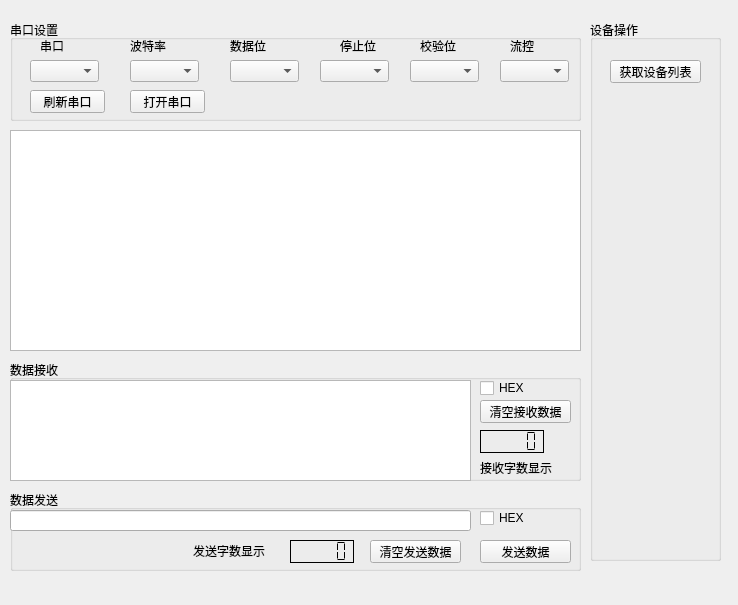
<?xml version="1.0" encoding="UTF-8"?>
<ui version="4.0">
 <class>Widget</class>
 <widget class="QWidget" name="Widget">
  <property name="geometry">
   <rect>
    <x>0</x>
    <y>0</y>
    <width>738</width>
    <height>605</height>
   </rect>
  </property>
  <property name="windowTitle">
   <string>Widget</string>
  </property>
  <widget class="QGroupBox" name="groupBox">
   <property name="geometry">
    <rect>
     <x>10</x>
     <y>20</y>
     <width>571</width>
     <height>101</height>
    </rect>
   </property>
   <property name="title">
    <string>串口设置</string>
   </property>
   <widget class="QLabel" name="label">
    <property name="geometry">
     <rect>
      <x>30</x>
      <y>20</y>
      <width>54</width>
      <height>12</height>
     </rect>
    </property>
    <property name="text">
     <string>串口</string>
    </property>
   </widget>
   <widget class="QComboBox" name="serialPortComboBox">
    <property name="geometry">
     <rect>
      <x>20</x>
      <y>40</y>
      <width>69</width>
      <height>22</height>
     </rect>
    </property>
   </widget>
   <widget class="QComboBox" name="baudRateComboBox">
    <property name="geometry">
     <rect>
      <x>120</x>
      <y>40</y>
      <width>69</width>
      <height>22</height>
     </rect>
    </property>
   </widget>
   <widget class="QComboBox" name="dataBitComboBox">
    <property name="geometry">
     <rect>
      <x>220</x>
      <y>40</y>
      <width>69</width>
      <height>22</height>
     </rect>
    </property>
   </widget>
   <widget class="QComboBox" name="stopBitComboBox">
    <property name="geometry">
     <rect>
      <x>310</x>
      <y>40</y>
      <width>69</width>
      <height>22</height>
     </rect>
    </property>
   </widget>
   <widget class="QComboBox" name="parityComboBox">
    <property name="geometry">
     <rect>
      <x>400</x>
      <y>40</y>
      <width>69</width>
      <height>22</height>
     </rect>
    </property>
   </widget>
   <widget class="QLabel" name="label_2">
    <property name="geometry">
     <rect>
      <x>120</x>
      <y>20</y>
      <width>54</width>
      <height>12</height>
     </rect>
    </property>
    <property name="text">
     <string>波特率</string>
    </property>
   </widget>
   <widget class="QLabel" name="label_3">
    <property name="geometry">
     <rect>
      <x>220</x>
      <y>20</y>
      <width>54</width>
      <height>12</height>
     </rect>
    </property>
    <property name="text">
     <string>数据位</string>
    </property>
   </widget>
   <widget class="QLabel" name="label_4">
    <property name="geometry">
     <rect>
      <x>330</x>
      <y>20</y>
      <width>54</width>
      <height>12</height>
     </rect>
    </property>
    <property name="text">
     <string>停止位</string>
    </property>
   </widget>
   <widget class="QLabel" name="label_5">
    <property name="geometry">
     <rect>
      <x>410</x>
      <y>20</y>
      <width>54</width>
      <height>12</height>
     </rect>
    </property>
    <property name="text">
     <string>校验位</string>
    </property>
   </widget>
   <widget class="QPushButton" name="freshSerialPortButton">
    <property name="geometry">
     <rect>
      <x>20</x>
      <y>70</y>
      <width>75</width>
      <height>23</height>
     </rect>
    </property>
    <property name="text">
     <string>刷新串口</string>
    </property>
   </widget>
   <widget class="QComboBox" name="flowControlComboBox">
    <property name="geometry">
     <rect>
      <x>490</x>
      <y>40</y>
      <width>69</width>
      <height>22</height>
     </rect>
    </property>
   </widget>
   <widget class="QLabel" name="label_6">
    <property name="geometry">
     <rect>
      <x>500</x>
      <y>20</y>
      <width>54</width>
      <height>12</height>
     </rect>
    </property>
    <property name="text">
     <string>流控</string>
    </property>
   </widget>
   <widget class="QPushButton" name="openSerialPortButton">
    <property name="geometry">
     <rect>
      <x>120</x>
      <y>70</y>
      <width>75</width>
      <height>23</height>
     </rect>
    </property>
    <property name="text">
     <string>打开串口</string>
    </property>
   </widget>
  </widget>
  <widget class="QGroupBox" name="groupBox_2">
   <property name="geometry">
    <rect>
     <x>10</x>
     <y>360</y>
     <width>571</width>
     <height>121</height>
    </rect>
   </property>
   <property name="title">
    <string>数据接收</string>
   </property>
   <widget class="QTextBrowser" name="textBrowser">
    <property name="geometry">
     <rect>
      <x>0</x>
      <y>20</y>
      <width>461</width>
      <height>101</height>
     </rect>
    </property>
   </widget>
   <widget class="QPushButton" name="clearShowDataButton">
    <property name="geometry">
     <rect>
      <x>470</x>
      <y>40</y>
      <width>91</width>
      <height>23</height>
     </rect>
    </property>
    <property name="text">
     <string>清空接收数据</string>
    </property>
   </widget>
   <widget class="QCheckBox" name="HEXcheckBox">
    <property name="geometry">
     <rect>
      <x>470</x>
      <y>20</y>
      <width>71</width>
      <height>16</height>
     </rect>
    </property>
    <property name="text">
     <string>HEX</string>
    </property>
   </widget>
   <widget class="QLCDNumber" name="lcdNumber">
    <property name="geometry">
     <rect>
      <x>470</x>
      <y>70</y>
      <width>64</width>
      <height>23</height>
     </rect>
    </property>
    <property name="frameShadow">
     <enum>QFrame::Plain</enum>
    </property>
    <property name="segmentStyle">
     <enum>QLCDNumber::Flat</enum>
    </property>
   </widget>
   <widget class="QLabel" name="label_7">
    <property name="geometry">
     <rect>
      <x>470</x>
      <y>100</y>
      <width>81</width>
      <height>16</height>
     </rect>
    </property>
    <property name="text">
     <string>接收字数显示</string>
    </property>
   </widget>
  </widget>
  <widget class="QGroupBox" name="groupBox_3">
   <property name="geometry">
    <rect>
     <x>10</x>
     <y>490</y>
     <width>571</width>
     <height>81</height>
    </rect>
   </property>
   <property name="title">
    <string>数据发送</string>
   </property>
   <widget class="QLineEdit" name="sendMessagelineEdit">
    <property name="geometry">
     <rect>
      <x>0</x>
      <y>20</y>
      <width>461</width>
      <height>21</height>
     </rect>
    </property>
   </widget>
   <widget class="QPushButton" name="clearSendMessageButton">
    <property name="geometry">
     <rect>
      <x>360</x>
      <y>50</y>
      <width>91</width>
      <height>23</height>
     </rect>
    </property>
    <property name="text">
     <string>清空发送数据</string>
    </property>
   </widget>
   <widget class="QPushButton" name="SendMessageButton">
    <property name="geometry">
     <rect>
      <x>470</x>
      <y>50</y>
      <width>91</width>
      <height>23</height>
     </rect>
    </property>
    <property name="text">
     <string>发送数据</string>
    </property>
   </widget>
   <widget class="QCheckBox" name="checkBox">
    <property name="geometry">
     <rect>
      <x>470</x>
      <y>20</y>
      <width>71</width>
      <height>16</height>
     </rect>
    </property>
    <property name="text">
     <string>HEX</string>
    </property>
   </widget>
   <widget class="QLCDNumber" name="sendMessagelcdNumber">
    <property name="geometry">
     <rect>
      <x>280</x>
      <y>50</y>
      <width>64</width>
      <height>23</height>
     </rect>
    </property>
    <property name="frameShadow">
     <enum>QFrame::Plain</enum>
    </property>
    <property name="segmentStyle">
     <enum>QLCDNumber::Flat</enum>
    </property>
   </widget>
   <widget class="QLabel" name="label_8">
    <property name="geometry">
     <rect>
      <x>183</x>
      <y>50</y>
      <width>81</width>
      <height>21</height>
     </rect>
    </property>
    <property name="text">
     <string>发送字数显示</string>
    </property>
   </widget>
  </widget>
  <widget class="QGroupBox" name="groupBox_4">
   <property name="geometry">
    <rect>
     <x>590</x>
     <y>20</y>
     <width>131</width>
     <height>541</height>
    </rect>
   </property>
   <property name="title">
    <string>设备操作</string>
   </property>
   <widget class="QPushButton" name="getDevicesButton">
    <property name="geometry">
     <rect>
      <x>20</x>
      <y>40</y>
      <width>91</width>
      <height>23</height>
     </rect>
    </property>
    <property name="text">
     <string>获取设备列表</string>
    </property>
   </widget>
  </widget>
  <widget class="QTableView" name="tableView">
   <property name="geometry">
    <rect>
     <x>10</x>
     <y>130</y>
     <width>571</width>
     <height>221</height>
    </rect>
   </property>
  </widget>
 </widget>
 <layoutdefault spacing="6" margin="11"/>
 <resources/>
 <connections/>
</ui>
